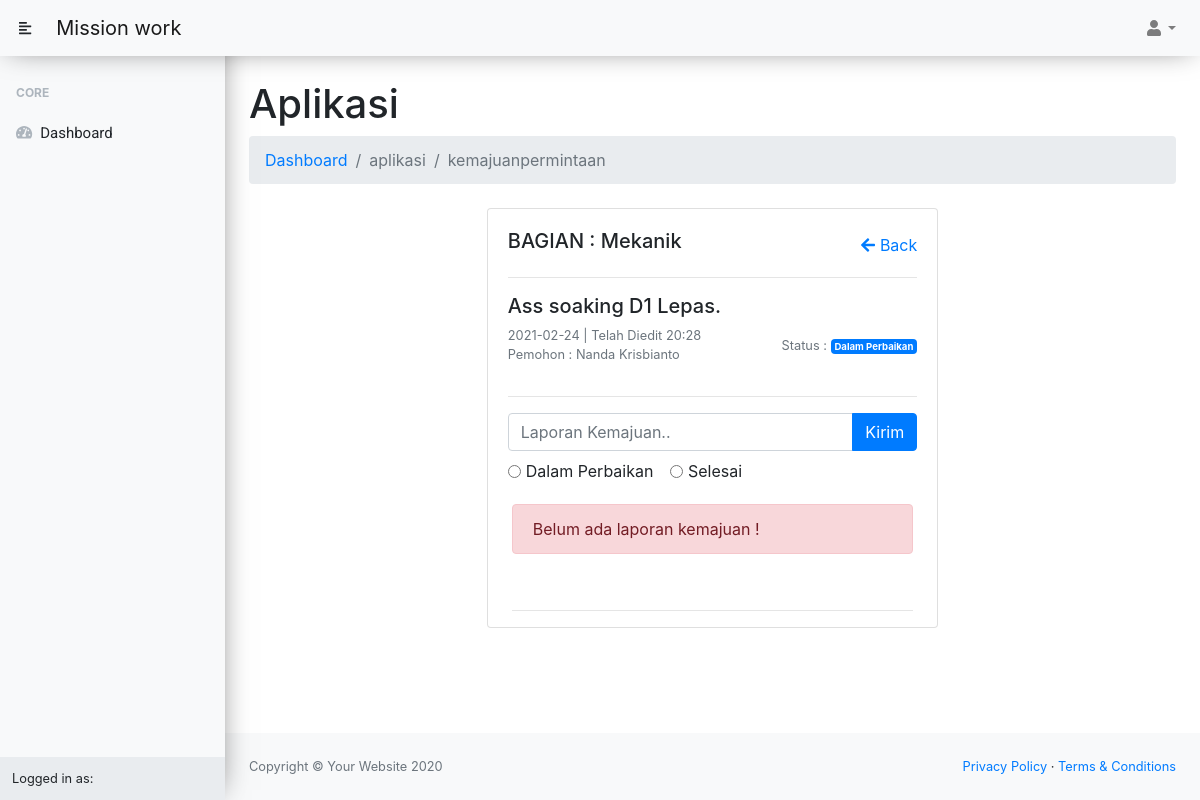
The page /aplikasi/kemajuanpermintaan/view/3 on the database its author committed.
### tables this page shows
CREATE TABLE `permintaan` (
  `id` int(11) NOT NULL,
  `tanggal` date NOT NULL,
  `jam` varchar(100) NOT NULL,
  `pemohon` varchar(120) NOT NULL,
  `permintaan` text NOT NULL,
  `bagian` varchar(100) NOT NULL,
  `urgensi` varchar(50) NOT NULL,
  `status` varchar(50) NOT NULL
);

### application/controllers/aplikasi/KemajuanPermintaan.php (called while the page is built, shortened)
<?php
class KemajuanPermintaan extends CI_Controller
{
    public function __construct()
    {
        $this->load->library('form_validation');
        $this->load->model('aplikasi/Kemajuan_permintaan_model');
        $this->load->model('aplikasi/permintaan_model');
    }
    public function view($id)
    {
        $data['kemajuan'] = $this->Kemajuan_permintaan_model->get($id);
        $data['permintaan'] = $this->permintaan_model->getById($id);
        $this->load->view('aplikasi/kemajuanpermintaan/read', $data);
    }
}

### index.php (called while the page is built, shortened)
<?php
require_once BASEPATH.'core/CodeIgniter.php';

### application/models/aplikasi/Permintaan_model.php (called while the page is built, shortened)
<?php
class Permintaan_model extends CI_Model
{
    public function getById($id)
    {
        return $this->db->get_where('permintaan', ['id' => $id])->row();
    }
}

### application/views/aplikasi/kemajuanpermintaan/read.php (the view, shortened to what this page needs)
<div class="row justify-content-center">
    <div class="col-12 col-xs-12 col-md-6 ">
        <div class="card mb-4">
            <div class="card-body">
                <div class="d-flex align-items-center justify-content-between">
                    <h5>BAGIAN : <?= $permintaan->bagian; ?></h5>
                    <a href="<?= base_url('aplikasi/rencana/read/') ?>"><i class="fa fa-arrow-left"></i> Back</a>
                </div>
                <hr>
                <h5><?= $permintaan->permintaan; ?></h5>
                <div class="text-secondary d-flex align-items-center justify-content-between">
                    <p class="small">
                        <?= $permintaan->tanggal; ?> | <?= $permintaan->jam; ?> <br>
                        Pemohon : <?= $permintaan->pemohon; ?>
                    </p>
                    <p class="small">Status : <span class="badge <?= $permintaan->status == 'Selesai' ? 'badge-success' : 'badge-primary' ?>"><?= $permintaan->status; ?></span></p>
                </div>
                <hr>
                <form class="form" method="post">
                    <div class="input-group mb-2">
                        <input type="text" class="form-control" autocomplete="off" name="kemajuan" placeholder="Laporan Kemajuan.." aria-label="Recipient's username" aria-describedby="basic-addon2">
                        <div class="input-group-append">
                            <button type="submit" class="btn btn-primary">Kirim</button>
                        </div>
                    </div>
                    <div class="form-check form-check-inline">
                        <input class="form-check-input" type="radio" name="status" id="inlineRadio1" value="Dalam Perbaikan">
                        <label class="form-check-label" for="inlineRadio1">Dalam Perbaikan</label>
                    </div>
                    <div class="form-check form-check-inline">
                        <input class="form-check-input" type="radio" name="status" id="inlineRadio2" value="Selesai">
                        <label class="form-check-label" for="inlineRadio2">Selesai</label>
                    </div>
                </form>
            </div>
            <div class="container">
                <?php if (empty($kemajuan)) : ?>
                    <div class="alert alert-danger" role="alert">
                        Belum ada laporan kemajuan !
                    </div>
                <?php endif; ?>
                <br />
                <hr>
            </div>
        </div>
    </div>
</div>

### rows shown on the page
permintaan: bagian "Mekanik", permintaan "Ass soaking D1 Lepas.", tanggal "2021-02-24", jam "Telah Diedit 20:28", pemohon "Nanda Krisbianto", status "Dalam Perbaikan"

### other values the page prints
$this->uri->segment(1) "Aplikasi"
$this->uri->segment(1) "aplikasi"
$this->uri->segment(2) "kemajuanpermintaan"
